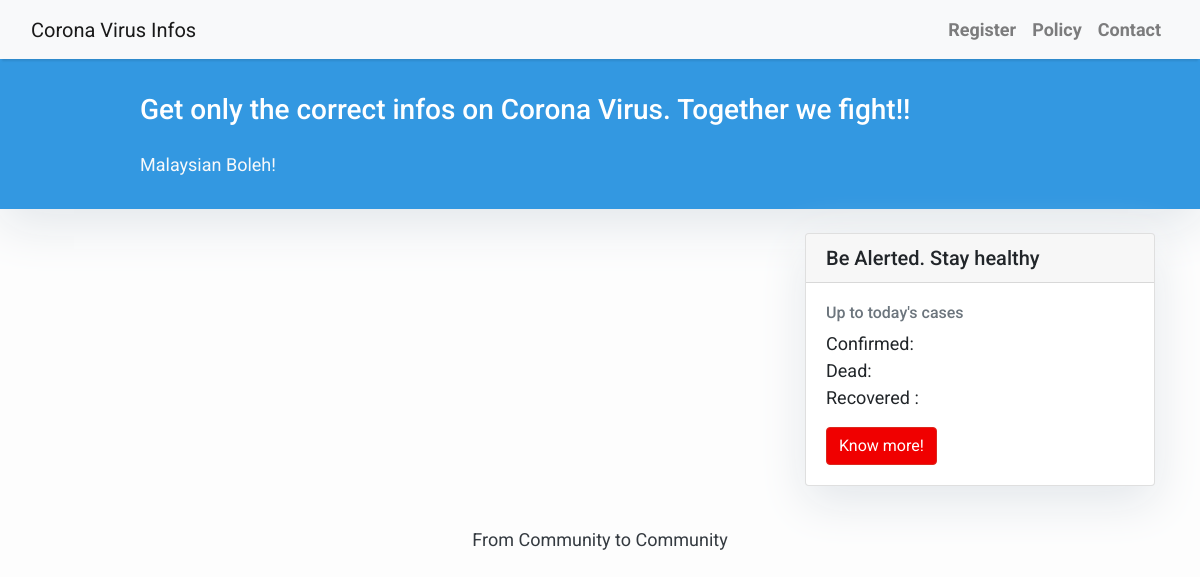
/, run on an earlier commit of the app's database.
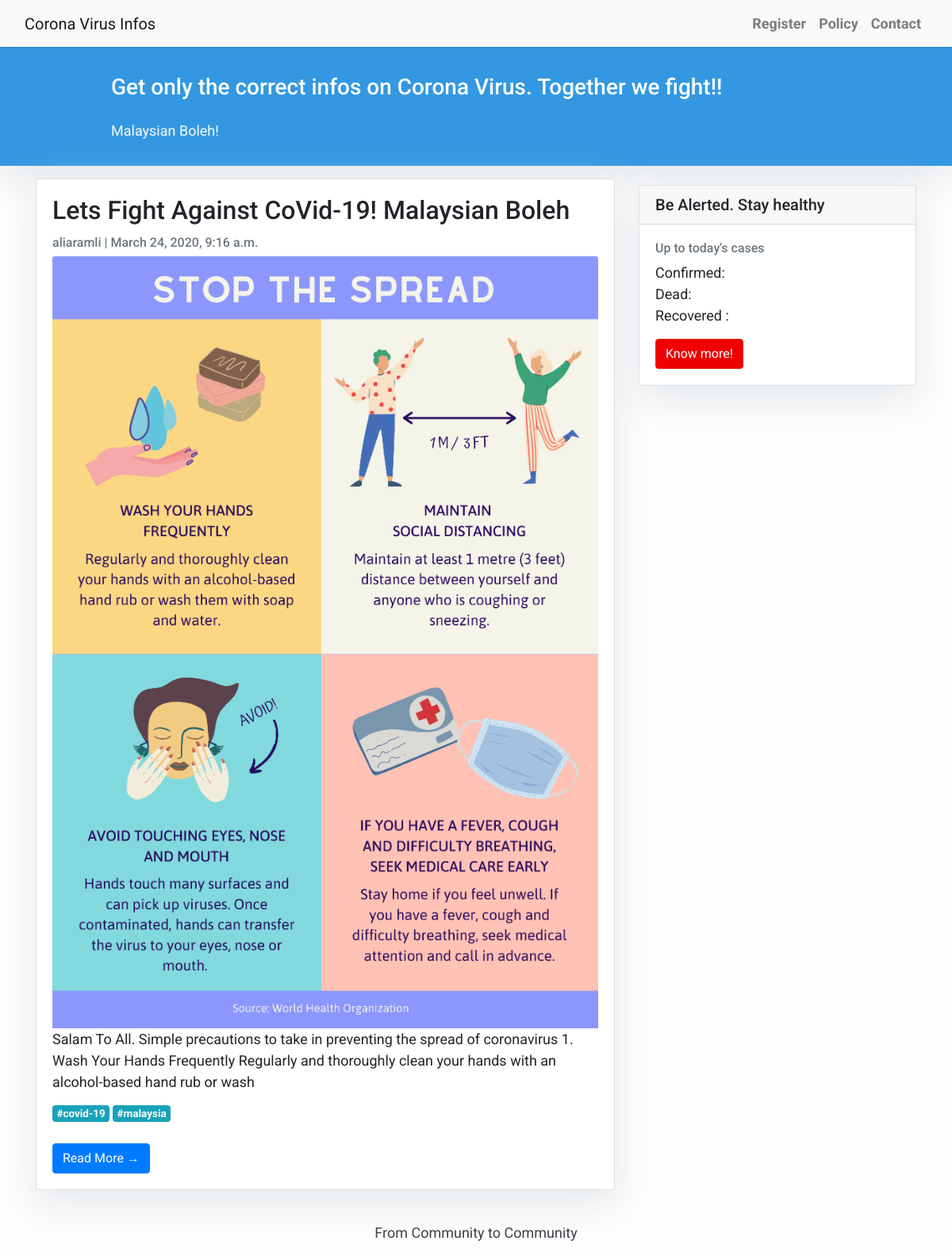
And on a later commit of the database.
### blog/models.py (models this page shows, shortened)
class Post(models.Model):
    title = models.CharField(max_length=60, unique=True)
    slug  = models.SlugField(max_length=60, unique=True)
    author = models.ForeignKey (User, on_delete=models.CASCADE, related_name='blog_posts')
    updated_on = models.DateTimeField(auto_now= True)
    cover = models.ImageField(upload_to='images/', default='images/default.png')
    content = models.TextField( blank=True)
    created_on = models.DateTimeField(auto_now = True)
    status = models.IntegerField(choices=STATUS, default=0)
    tags = TaggableManager()
    class Meta:
        ordering = ['-created_on']

### blog/views.py (the view)
class PostList(generic.ListView):
    queryset = Post.objects.filter(status=2).order_by('-created_on')
    template_name = 'index.html'
    corona = [1,2,3,4]

### templates/index.html (shortened to what this page needs)
{% extends "base.html" %}
{% block content %}
<header class="masthead">
    <div class="container">
        <div class="row">
            <div class=" col-md-8 col-md-10 mx-auto">
                <div class="site-heading">
                    <h3 class=" site-heading my-4 mt-3 text-white"> Get only the correct infos on Corona Virus. Together we fight!! </h3>
                    <p class="text-light">Malaysian Boleh! &nbsp
                    </p>
                </div>
            </div>
        </div>
    </div>
</header>
<div class="container">
    <div class="row">
        <div class="col-md-8 mt-3 left">
            {% for post in post_list %}
            <div class="card mb-4">
                <div class="card-body">
                    <h2 class="card-title">{{ post.title }}</h2>
                    <p class="card-text text-muted h6">{{ post.author }} | {{ post.created_on}} </p>
                    <img class="card-img-top" src="{{ post.cover.url}}" alt="{{ post.title }}">
                    <p class="card-text">{{post.content|slice:":200" }}</p>
                    <div style="display:flex">
                      {% for tag in post.tags.all %}
                      <a href="{% url 'tagged' tag.slug %}" class="mr-1 badge badge-info">#{{ tag }}</a>
                      {% endfor %}
                    </div>
                    <br/>
                    <a href="{% url 'post_detail' post.slug  %}" class="btn btn-primary">Read More &rarr;</a>
                </div>
            </div>
            {% endfor %}
        </div>
        {% block sidebar %} {% include 'sidebar.html' %} {% endblock sidebar %}
    </div>
</div>
{%endblock%}

What changed in the data, as far as the page shows it:
added Post: title "Lets Fight Against CoVid-19! Malaysian Boleh", author "aliaramli", created_on "March 24, 2020, 9:16 a.m.", cover (picture), content "Salam To All. Simple precautions to take in preventing the spread of coronavirus 1. Wash Your Hands Frequently Regularly and thoroughly clean your hands with an alcohol-based hand rub or wash"
now on this page (row unchanged): Tag: name "covid-19"
now on this page (row unchanged): Tag: name "malaysia"
